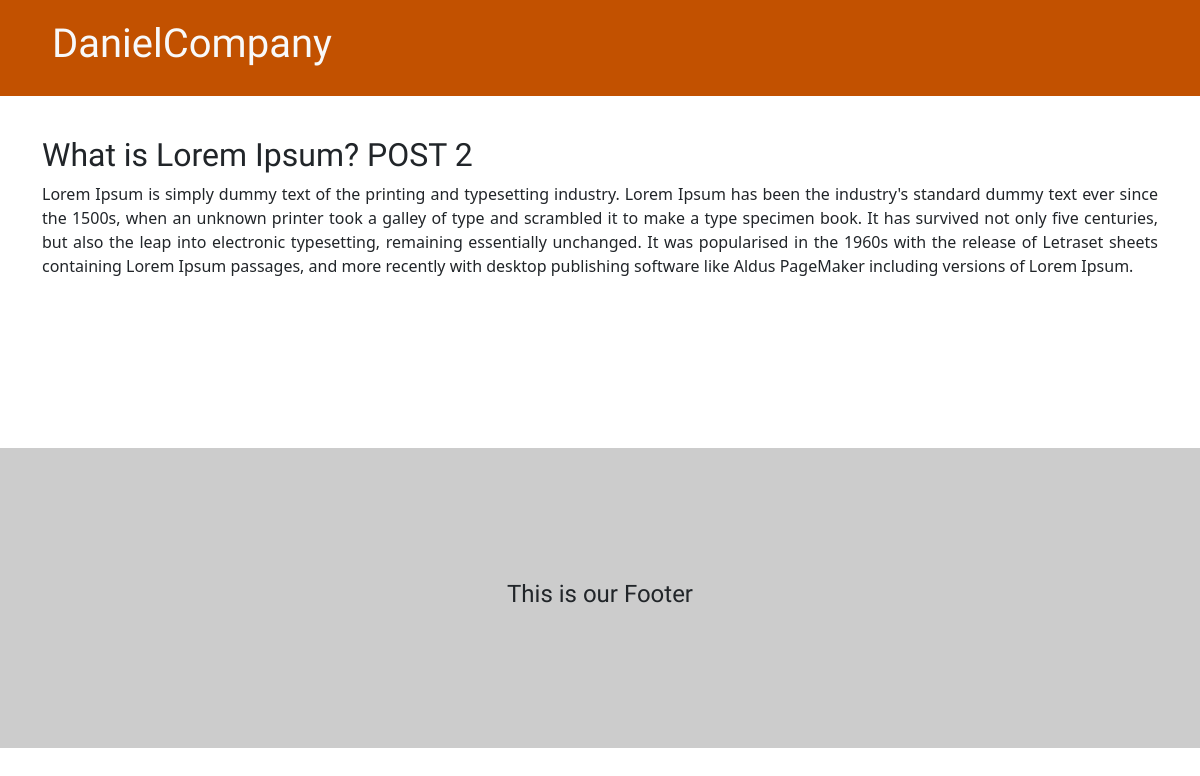
Before: /post/3/ with the older database file.
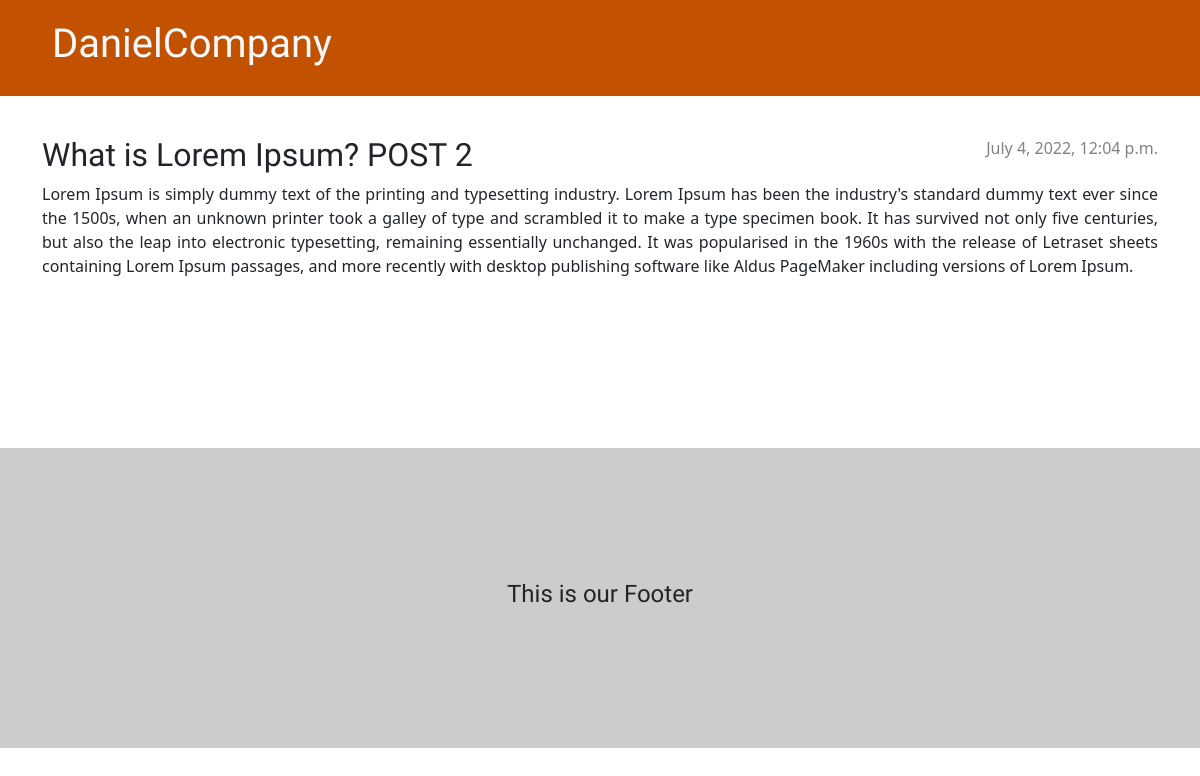
After: the same page with the newer database file.
### blog/models.py (models this page shows, shortened)
class Post(models.Model):
    author = models.ForeignKey(
        settings.AUTH_USER_MODEL, on_delete=models.CASCADE)
    title = models.CharField(max_length=200)
    text = models.TextField()
    created_date = models.DateTimeField(default=timezone.now)
    published_date = models.DateTimeField(blank=True, null=True)

### blog/views.py (the view)
# urls.py: path('post/<int:pk>/', views.post_detail, name='post_detail'),
def post_detail(request, pk):
    post = get_object_or_404(Post, pk=pk)
    return render(request, 'blog/post_detail.html', {'pk': post})

### blog/templates/blog/post_detail.html (shortened to what this page needs)
{% extends 'blog/index.html' %}
{% block content %}
    <article class="post">
        {% if pk.published_date %}
            <time class="date">
                {{ pk.published_date }}
            </time>
        {% endif %}
        <h2>{{ pk.title }}</h2>
        <p>{{ pk.text|linebreaksbr }}</p>
    </article>
{% endblock %}

### blog/templates/blog/index.html (shortened to what this page needs)
{% load static %}
<!DOCTYPE html>
<html lang="en">
<head>
    <link href="https://cdn.jsdelivr.net/npm/bootstrap@5.2.0-beta1/dist/css/bootstrap.min.css" rel="stylesheet">
    <link rel="stylesheet" type="text/css" href="{% static 'blog/style.css' %}">
</head>
<body>
    <header class="page-header">
        <div class="container">
            <h2><a class="text-light main-heading" href="{% url 'post_list' %}">DanielCompany</a></h2>
        </div>
    </header>
    <main class="container">
        <div class="row">
            <div class="col">
                {% block content %}
                {% endblock content %}
            </div>
        </div>
    </main>
    {% include "blog/footer.html" %}
</body>
</html>

### blog/templates/blog/footer.html
<footer style="background: #ccc; width: 100%; height: 300px; display: flex; align-items:center;
justify-content: center; margin-top: 100px;">
    <h4>This is our Footer</h4>
</footer>

### blog/static/blog/style.css (style rules this page uses)
.page-header { background-color: #C25100; margin-top: 0; margin-bottom: 40px; padding: 20px 20px 20px 40px; }
body { overflow-x: hidden; }
h1, h2, h3, h4 { font-family: 'Orelega One', cursive; }
.main-heading { font-size: 40px; }
.date { color: #828282; }
.post { margin-bottom: 70px; }
p { text-align: justify; }
.post > .date, .post > .actions { float: right; }
header { position: sticky; top: 0; width: 100vw; left: 0; }
a { text-decoration: none; }

Changed rows visible on the page:
changed Post "What is Lorem Ipsum? POST 2": published_date (not shown) → "July 4, 2022, 12:04 p.m."
